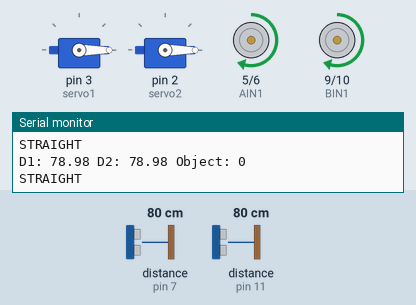
Bench run of a sketch on a simulated Arduino Uno, built with avr-gcc and run on an emulated ATmega328P. On the bench: 2 × servo, motor-driver pin pairs drawn as motors (green arrow = first pin HIGH = forward, orange = second pin HIGH = backward, longer = more drive), the last lines printed to the serial monitor. Wiring (inferred from the names in the program): 2 × ultrasonic range finder: trigger pin 8, echo pin 7 / trigger pin 12, echo pin 11. Inputs (shaded band) come from the test bench; at power-on: distance to the obstacle (sensors on pin 7, pin 11) 80 cm. The echo pulse lasts 58.3 µs per cm.

Above: at 1.2 s.
1.3 s: distance to the obstacle (sensor on pin 7) set to 45 cm
4.3 s: distance to the obstacle (sensor on pin 7) set to 36 cm
At 5.6 s:
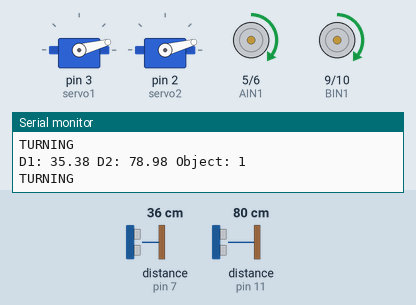
Timing chart, 0 to 7.3 s (numbered marks = the images above; inputs shaded):
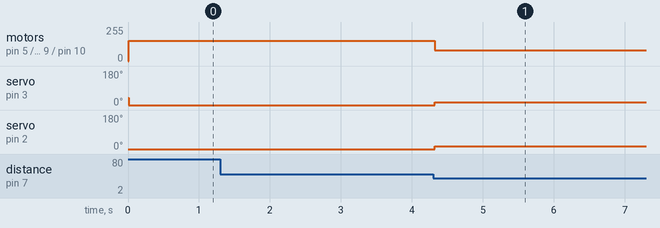

Measured:
- the behaviour switches between 41 and 40 cm on distance to the obstacle (sensor on pin 7) (found by bisection; images 0 and 1)
- after the input at 4.3 s, motor on pin 5 (AIN1) / pin 6 (AIN2), motor on pin 9 (BIN1) / pin 10 (BIN2): forward 153/255 → forward 80/255 at once; servo on pin 3 (servo1), servo on pin 2 (servo2): 0° → 15° at once

The sketch:

sketch.ino
```cpp
#include <Servo.h>
#define AIN1 5
#define AIN2 6
#define BIN1 9
#define BIN2 10
#define TRIG_PIN 8
#define ECHO_PIN 7
#define TRIG2_PIN 12
#define ECHO2_PIN 11
Servo servo1;
Servo servo2;
bool objectClose = false;
void setup() {
  Serial.begin(9600);
  pinMode(AIN1, OUTPUT);
  pinMode(AIN2, OUTPUT);
  pinMode(BIN1, OUTPUT);
  pinMode(BIN2, OUTPUT);
  pinMode(TRIG_PIN, OUTPUT);
  pinMode(ECHO_PIN, INPUT);
  pinMode(TRIG2_PIN, OUTPUT);
  pinMode(ECHO2_PIN, INPUT);
  servo1.attach(3);
  servo2.attach(2);
  servo1.writeMicroseconds(950);
  servo2.write(0);
}
void loop() {
  float distance1 = readDistance(TRIG_PIN, ECHO_PIN);
  float distance2 = readDistance(TRIG2_PIN, ECHO2_PIN);
  Serial.print("D1: "); Serial.print(distance1);
  Serial.print(" D2: "); Serial.print(distance2);
  Serial.print(" Object: "); Serial.println(objectClose);
  if (!objectClose && ((distance1 > 0 && distance1 < 40) || (distance2 > 0 && distance2 < 40))) {
    objectClose = true;
  }
  else if (objectClose && (distance1 > 50 && distance2 > 50)) {
    objectClose = false;
  }
  if (objectClose) {

    runMotorsForward(80);
    servo1.write(15);
    servo2.write(15);
    Serial.println("TURNING");
  } else {

    runMotorsForward(153);
    servo1.write(0);
    servo2.write(0);
    Serial.println("STRAIGHT");
  }
  delay(10);
}
float readDistance(int trigPin, int echoPin) {
  long duration;
  digitalWrite(trigPin, LOW);
  delayMicroseconds(2);
  digitalWrite(trigPin, HIGH);
  delayMicroseconds(5);
  digitalWrite(trigPin, LOW);
  duration = pulseIn(echoPin, HIGH, 10000);
  if (duration == 0) return 0;
  return duration * 0.034 / 2;
}
void runMotorsForward(int speed) {
  analogWrite(AIN1, speed);
  analogWrite(AIN2, 0);
  analogWrite(BIN1, speed);
  analogWrite(BIN2, 0);
}
```
